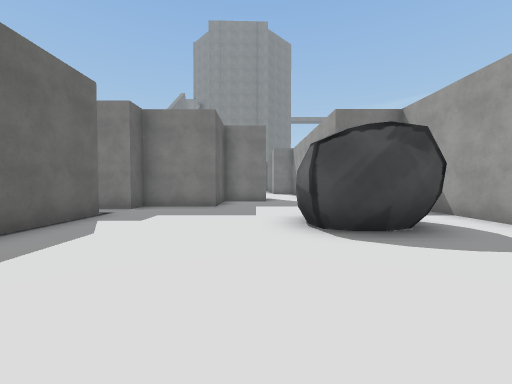
view 1 (above)

19 first-person views from a walk through a 3-D level made in the Unity game engine. The camera is 1.5 m above the floor, tilts 2° down and sees 90° across. The floor is counted in squares, 2 m on a side. Each view is taken from the middle of a square. On the plan, view 1 faces up. The plan holds only what a view shows up to about 9 squares ahead; the rest is blank. The place goes on beyond the plan. The player character is not drawn. Some surface patterns are stand-ins.

view 2
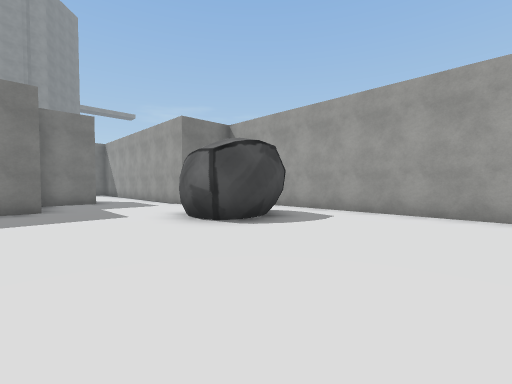

view 3
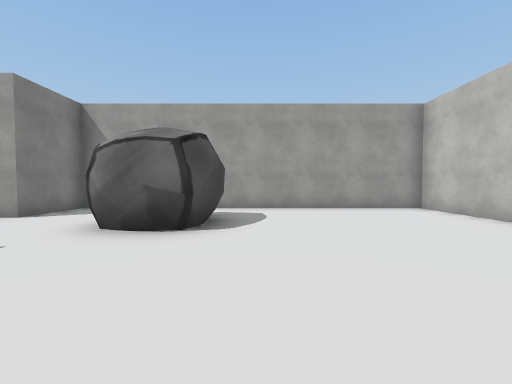

view 4
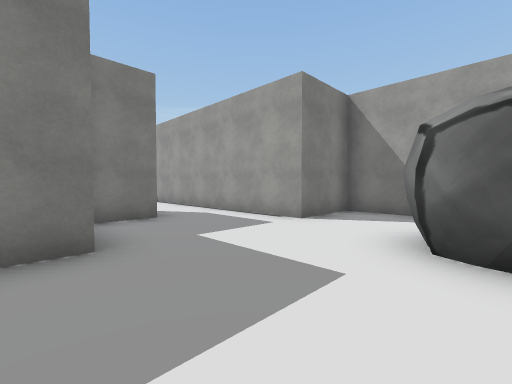

view 5
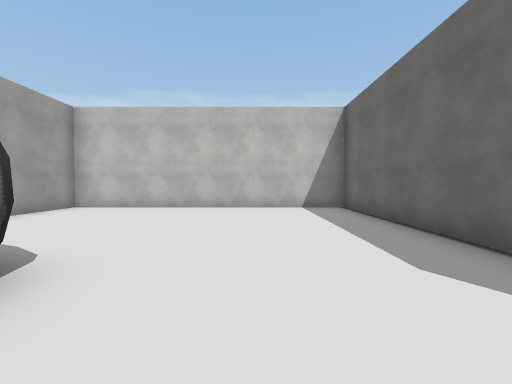

view 6
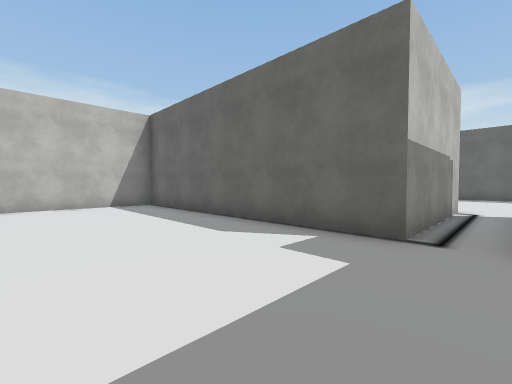

view 7
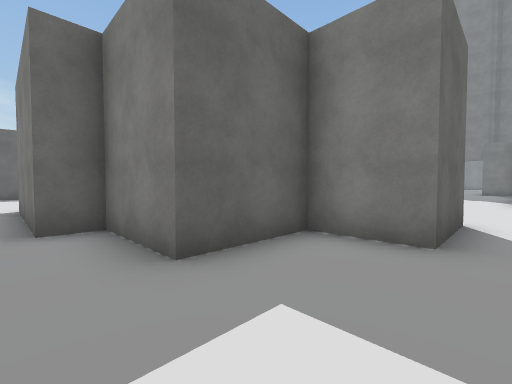

view 8
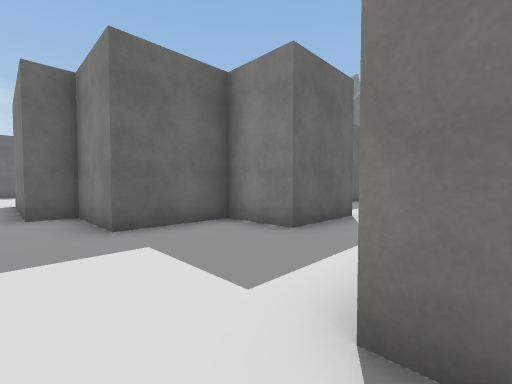

view 9
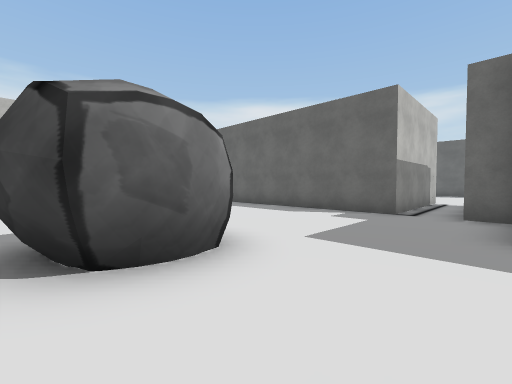

view 10
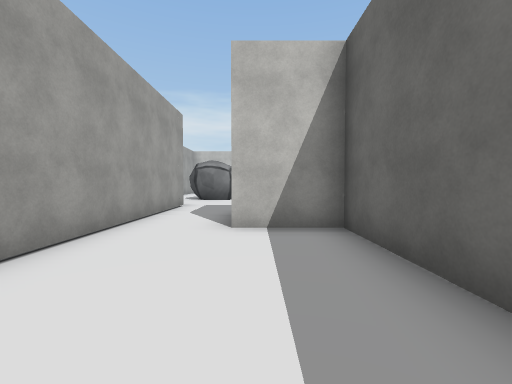

view 11
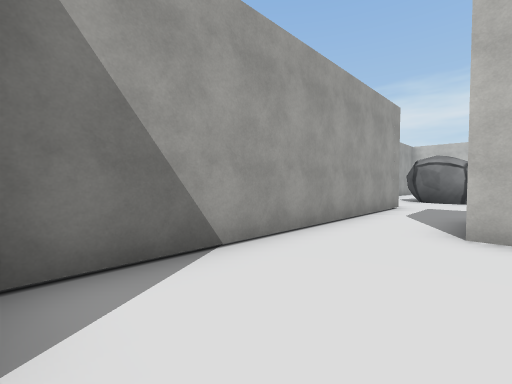

view 12
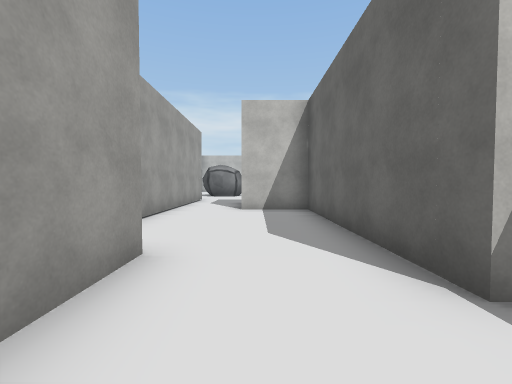

view 13
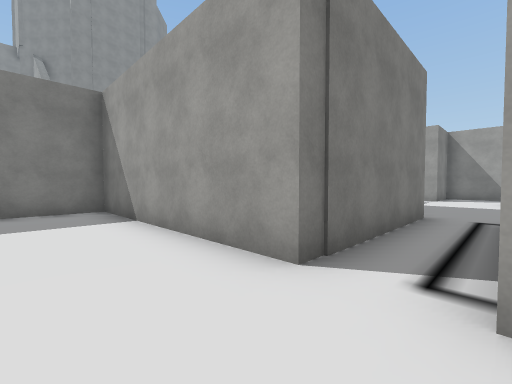

view 14
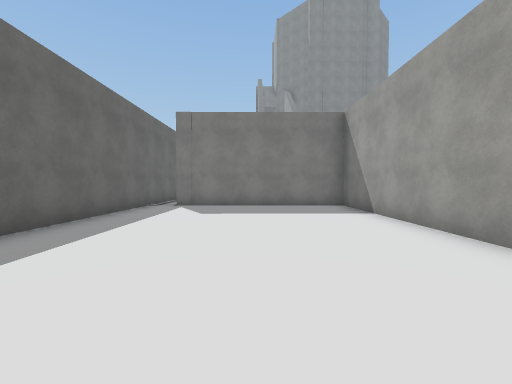

view 15
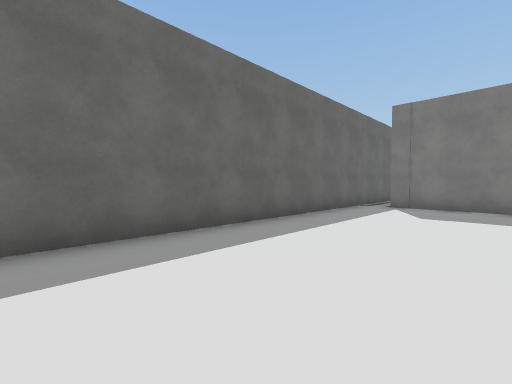

view 16
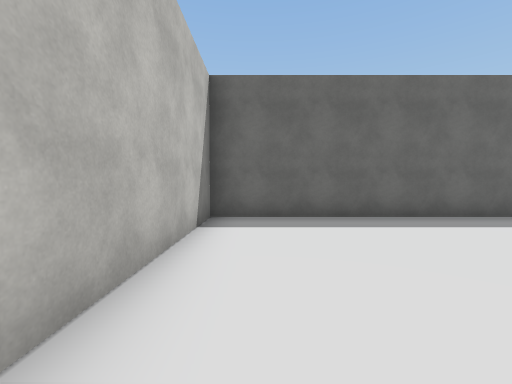

view 17
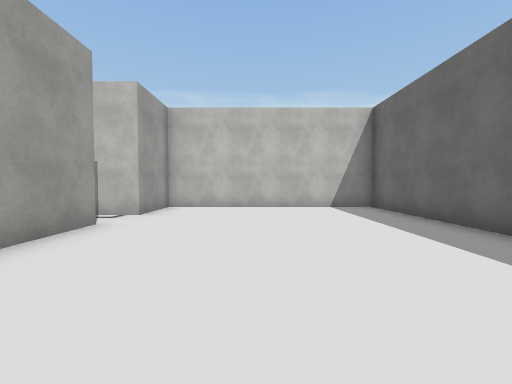

view 18
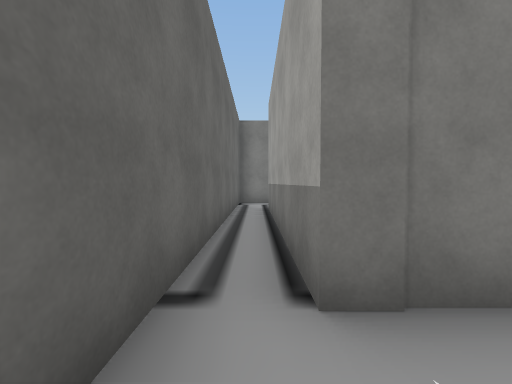

view 19
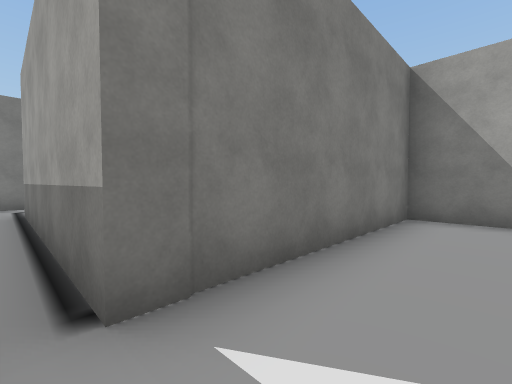

### Floor plan
Points are (right, up) in squares from view 1. A wall is a line through its corners. A room is listed if a view was taken in it or the views show most of it. See-through windows are left out.
Room 1 (views 1, 2, 3, 4, 5, 6, 7, 8, 9)
walls: (0.4, 12.7) (0.4, 10.5) (-1.3, 10.5) (-1.3, 8.1) (-3.7, 8.1) (-3.7, 7.3) (-8.1, 7.3); (-8.3, 6) (-3.7, 6) (-3.7, -1.9) (4.6, -1.9) (4.6, 8.1) (2.5, 8.1) (2.5, 12.5)
ways out: opening at (1.5, 11.5) to room 2; opening at (-8, 7) to room 3
objects: rock (1, 4) to (3, 6)
Room 2 (views 10, 11, 12)
walls: (1.2, 17.2) (1.2, 18.9); (-1.5, 18.5) (-1.5, 12.7) (0.4, 12.7); (2.5, 12.5) (2.5, 17.1)
ways out: opening at (1.5, 11.5) to room 1
Room 3 (views 13, 14, 15, 16, 17, 18, 19)
walls: (-8.1, 7.3) (-8.1, 13.5) (-13.6, 13.5) (-13.6, 19.6); (-14.6, 19.5) (-14.6, 4) (-8.3, 4) (-8.3, 6)
ways out: opening at (-8, 7) to room 1; opening at (-14, 19)

Positions as (right, up) in squares from view 1, and headings:
1: (0, 0), facing up
2: (-2, 0), facing up-right
3: (-3, 3), facing right
4: (-2, 5), facing up-right
5: (-1, 6), facing down
6: (0, 7), facing down-left
7: (1, 7), facing up-left
8: (3, 7), facing up-left
9: (3, 8), facing down-left
10: (0, 17), facing down
11: (0, 17), facing down-right
12: (0, 20), facing down
13: (-10, 6), facing up-right
14: (-11, 5), facing up
15: (-11, 5), facing up-left
16: (-9, 5), facing left
17: (-11, 12), facing down
18: (-14, 12), facing up
19: (-14, 12), facing up-right
